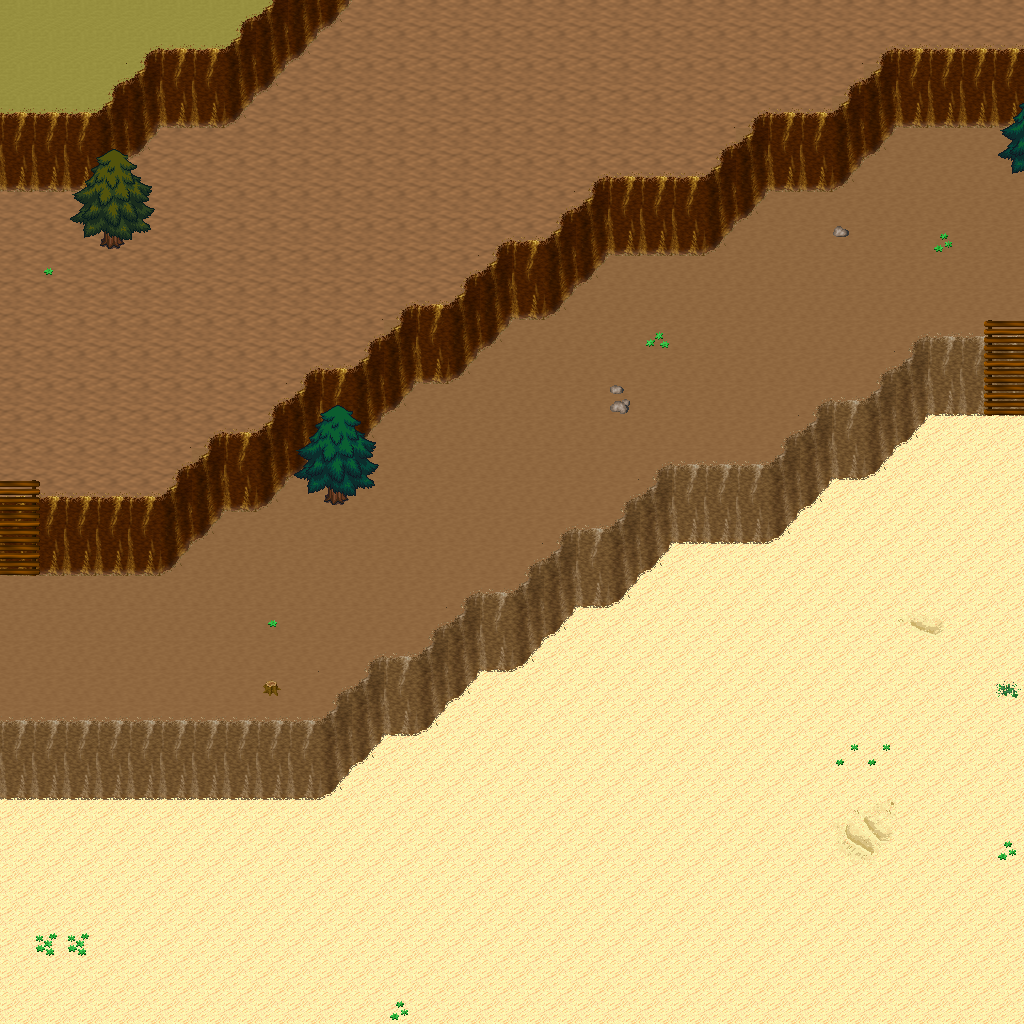

Rendered tile map (Tiled .tmx) drawn with the repository's tilesets; below, a short description and the map source with its tile grids summarised:
An orthogonal 32x32 tile map with 32x32 px tiles, 5 tile layers (Ground, Objects, Objects2, Above, ...), 1 hidden layer not drawn, 15 tilesets.

<map version="1.10" tiledversion="1.11.0" orientation="orthogonal" renderorder="right-down" width="32" height="32" tilewidth="32" tileheight="32" infinite="0" nextlayerid="11" nextobjectid="1">
 <tileset firstgid="1" name="logic_collision" tilewidth="32" tileheight="32" tilecount="1" columns="1">
  <image source="../drawable/logic_collision.png" width="32" height="32" />
 </tileset>
 <tileset firstgid="2" name="ground_ground" tilewidth="32" tileheight="32" tilecount="33" columns="3">
  <image source="../drawable/ground_ground.png" width="96" height="352" />
 </tileset>
 <tileset firstgid="35" name="ground_ridge_earth_pale" tilewidth="32" tileheight="32" tilecount="96" columns="12">
  <image source="../drawable/ground_ridge_earth_pale.png" width="384" height="256" />
 </tileset>
 <tileset firstgid="131" name="ground_ridge_earth_dark" tilewidth="32" tileheight="32" tilecount="96" columns="12">
  <image source="../drawable/ground_ridge_earth_dark.png" width="384" height="256" />
 </tileset>
 <tileset firstgid="227" name="terrain_desert" tilewidth="32" tileheight="32" tilecount="88" columns="8">
  <image source="../drawable/terrain_desert.png" width="256" height="352" />
 </tileset>
 <tileset firstgid="315" name="ground_ladder_vertical_dark" tilewidth="32" tileheight="32" tilecount="3" columns="3">
  <image source="../drawable/ground_ladder_vertical_dark.png" width="96" height="32" />
 </tileset>
 <tileset firstgid="318" name="plant_tree_evergreen" tilewidth="32" tileheight="32" tilecount="36" columns="3">
  <image source="../drawable/plant_tree_evergreen.png" width="96" height="384" />
 </tileset>
 <tileset firstgid="354" name="plant_cactus" tilewidth="32" tileheight="32" tilecount="2" columns="1">
  <image source="../drawable/plant_cactus.png" width="32" height="64" />
 </tileset>
 <tileset firstgid="356" name="plant_cactus_2" tilewidth="32" tileheight="32" tilecount="10" columns="5">
  <image source="../drawable/plant_cactus_2.png" width="160" height="64" />
 </tileset>
 <tileset firstgid="366" name="ground_sand_2" tilewidth="32" tileheight="32" tilecount="15" columns="5">
  <image source="../drawable/ground_sand_2.png" width="160" height="96" />
 </tileset>
 <tileset firstgid="381" name="plant_tree_tree_darkgreen" tilewidth="32" tileheight="32" tilecount="88" columns="8">
  <image source="../drawable/plant_tree_tree_darkgreen.png" width="256" height="352" />
 </tileset>
 <tileset firstgid="469" name="ground_rock_pebbles" tilewidth="32" tileheight="32" tilecount="3" columns="1">
  <image source="../drawable/ground_rock_pebbles.png" width="32" height="96" />
 </tileset>
 <tileset firstgid="472" name="plant_star_shaped_plants" tilewidth="32" tileheight="32" tilecount="6" columns="2">
  <image source="../drawable/plant_star_shaped_plants.png" width="64" height="96" />
 </tileset>
 <tileset firstgid="478" name="plant_stump_small_stump" tilewidth="32" tileheight="32" tilecount="4" columns="2">
  <image source="../drawable/plant_stump_small_stump.png" width="64" height="64" />
 </tileset>
 <tileset firstgid="482" name="plant_round_cactuses" tilewidth="32" tileheight="32" tilecount="20" columns="10">
  <image source="../drawable/plant_round_cactuses.png" width="320" height="64" />
 </tileset>
 <layer id="1" name="Ground" width="32" height="32">
  <data>[1024 cells, 1024 non-empty, 11 distinct tile ids]</data>
 </layer>
 <layer id="2" name="Objects" width="32" height="32">
  <data>[1024 cells, 280 non-empty, 26 distinct tile ids]</data>
 </layer>
 <layer id="3" name="Objects2" width="32" height="32">
  <data>[1024 cells, 12 non-empty, 3 distinct tile ids]</data>
 </layer>
 <layer id="4" name="Above" width="32" height="32">
  <data>[1024 cells, 22 non-empty, 19 distinct tile ids]</data>
 </layer>
 <layer id="5" name="Above2" width="32" height="32">
  <data>[1024 cells, 0 non-empty, 0 distinct tile ids]</data>
 </layer>
 <layer id="6" name="Walkable" width="32" height="32" visible="0">
  <data>[1024 cells, 146 non-empty, 1 distinct tile ids]</data>
 </layer>
 <objectgroup id="7" name="Mapevents" />
 <objectgroup id="8" name="Spawn" />
 <objectgroup id="9" name="Keys" />
 <objectgroup id="10" name="Replace" />
</map>
